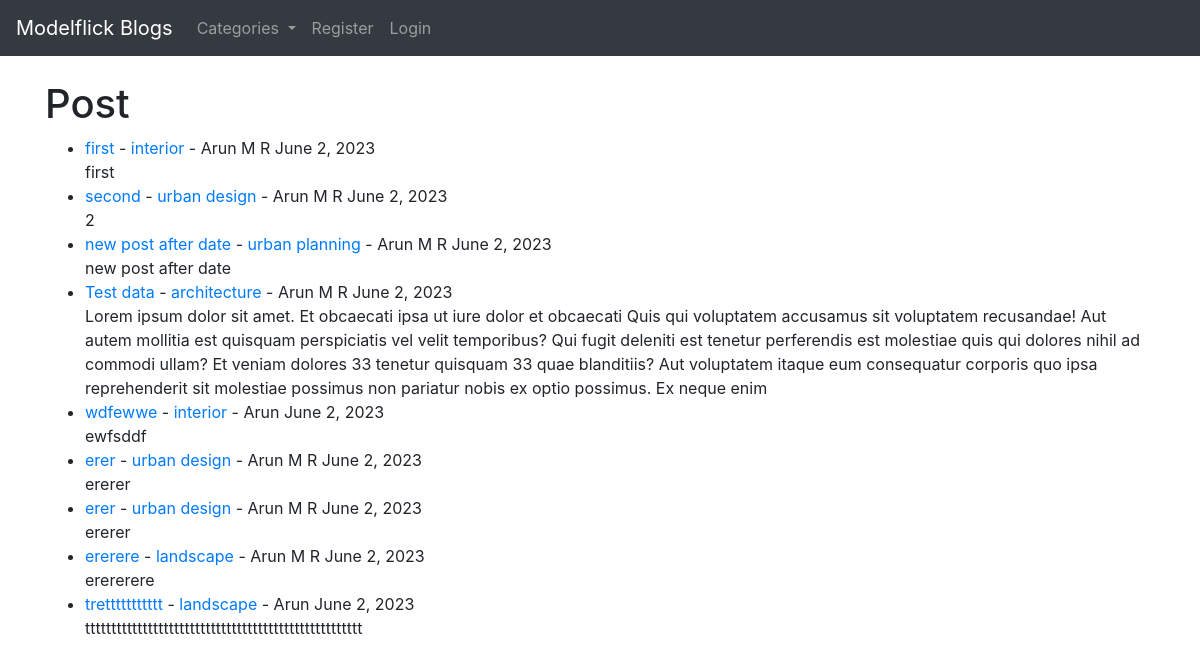
The page / on the database its author committed.
### theblog/models.py (models this page shows, shortened)
class Post(models.Model):
    title = models.CharField(max_length=255)
    title_tag = models.CharField(max_length=255)
    author = models.ForeignKey(User, on_delete=models.CASCADE)
    body = models.TextField()
    post_date = models.DateField(auto_now_add=True)
    category = models.CharField(max_length=255, default='architecture')
    likes = models.ManyToManyField(User, related_name='blog_posts')

### theblog/views.py (the view)
# urls.py: path('', HomeView.as_view(), name='home'),
class HomeView(ListView):
    model = Post
    template_name = 'home.html'
    cats = Category.objects.all()
    ordering = ['-post_date']
    def get_context_data(self, *args, **kwargs):
        cat_menu = Category.objects.all
        context = super(HomeView, self).get_context_data(*args, **kwargs)
        context["cat_menu"]= cat_menu
        return context

### theblog/models.py (called while the page is built)
    def __str__(self):
        return self.name

### theblog/templates/home.html (shortened to what this page needs)
{% extends 'base.html' %}
{% block content %}
<h1>Post</h1>
<ul>
{%  for post in object_list %}
    <li><a href="{% url 'article_detail' post.pk %}">
        {{ post.title }}</a>
        - <a href="{% url 'category' post.category|slugify %}">{{ post.category }}</a>
        - {{ post.author.first_name }}
        {{ post.author.last_name }}
        {{ post.post_date }}
        <br/>
    {{ post.body|slice:":500"|safe }}</li>
{% endfor %}
</ul>
{% endblock  %}

### rows shown on the page
Post: title "first", category "interior", author.first_name "Arun", author.last_name "M R", post_date "June 2, 2023", body "first"
Post: title "second", category "urban design", author.first_name "Arun", author.last_name "M R", post_date "June 2, 2023", body "2"
Post: title "new post after date", category "urban planning", author.first_name "Arun", author.last_name "M R", post_date "June 2, 2023", body "new post after date"
Post: title "Test data", category "architecture", author.first_name "Arun", author.last_name "M R", post_date "June 2, 2023", body "Lorem ipsum dolor sit amet. Et obcaecati ipsa ut iure dolor et obcaecati Quis qui voluptatem accusamus sit voluptatem recusandae! Aut autem mollitia est quisquam perspiciatis vel velit temporibus? Qui fugit deleniti est tenetur perferendis est molestiae quis qui dolores nihil ad commodi ullam? Et veniam dolores 33 tenetur quisquam 33 quae blanditiis? Aut voluptatem itaque eum consequatur corporis quo ipsa reprehenderit sit molestiae possimus non pariatur nobis ex optio possimus. Ex neque enim"
Post: title "wdfewwe", category "interior", author.first_name "Arun", post_date "June 2, 2023", body "ewfsddf"
Post: title "erer", category "urban design", author.first_name "Arun", author.last_name "M R", post_date "June 2, 2023", body "ererer"
Post: title "erer", category "urban design", author.first_name "Arun", author.last_name "M R", post_date "June 2, 2023", body "ererer"
Post: title "ererere", category "landscape", author.first_name "Arun", author.last_name "M R", post_date "June 2, 2023", body "erererere"
Post: title "trettttttttttt", category "landscape", author.first_name "Arun", post_date "June 2, 2023", body "ttttttttttttttttttttttttttttttttttttttttttttttttttttt"
